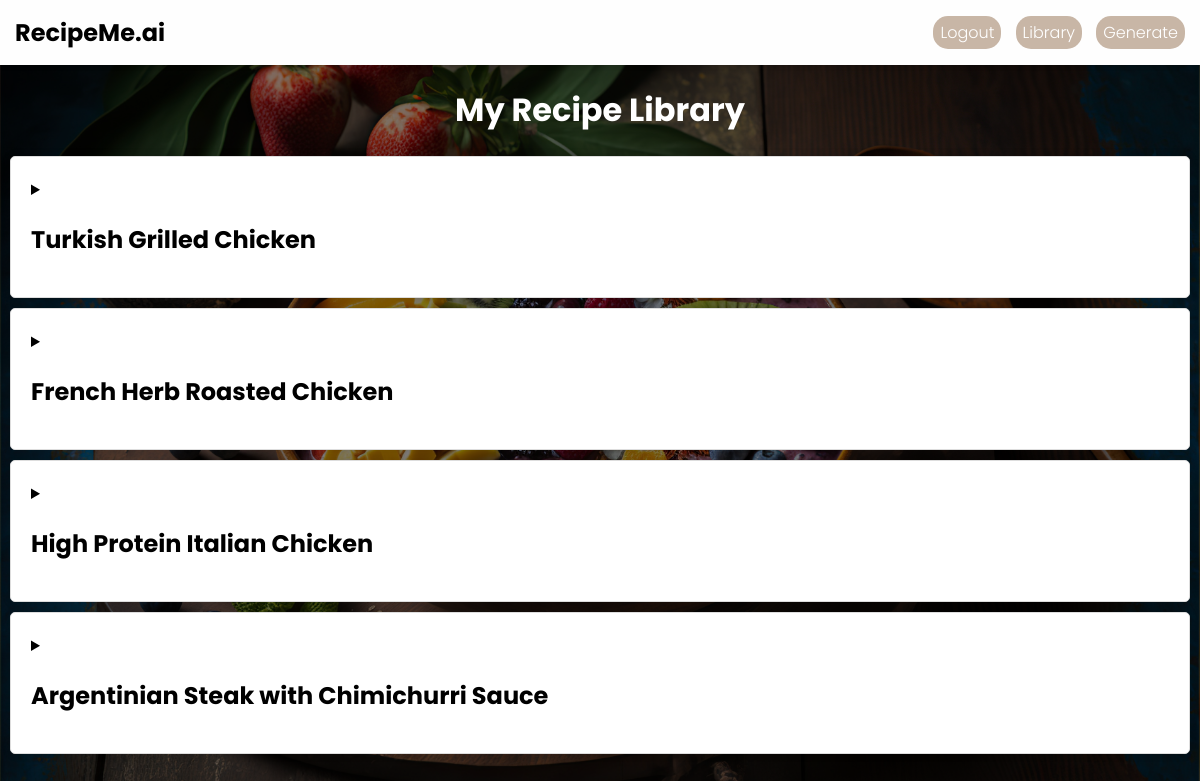
Before: /library (signed in) with the older database file.
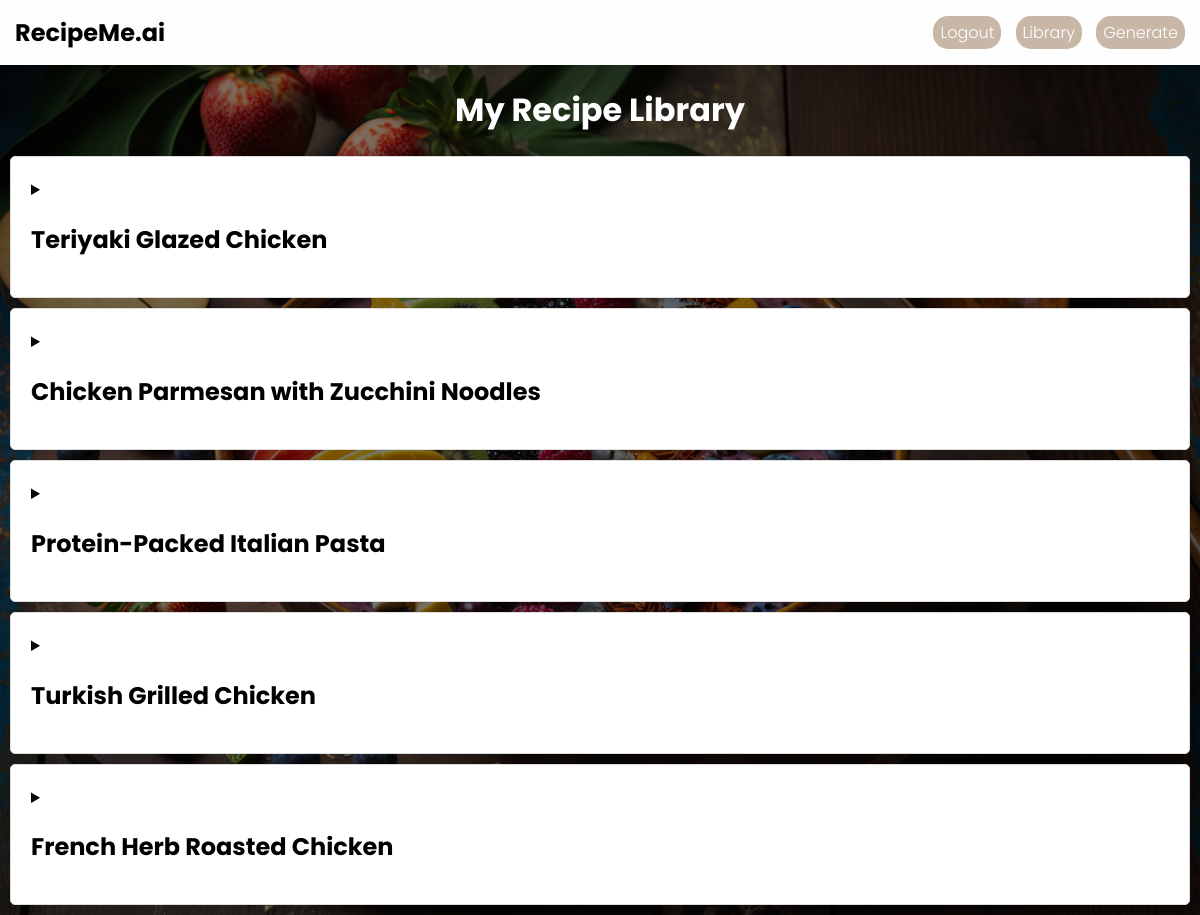
After: the same page with the newer database file.
### recipeMe/models.py (models this page shows, shortened)
class Recipe(db.Model):
    id = db.Column(db.Integer, primary_key = True)
    name = db.Column(db.String(100), nullable = False)
    ingredients = db.Column(db.String(1000), nullable = False)
    directions = db.Column(db.String(1000), nullable = False)
    nutrition_facts = db.Column(db.String(1000), nullable = False)
    date_posted = db.Column(db.DateTime, nullable = False, default = datetime.utcnow)
    user_id = db.Column(db.Integer, db.ForeignKey('user.id'), nullable = False)
    image_url = db.Column(db.String(1000), nullable = False)

### recipeMe/routes.py (the view)
@app.route("/library")
@login_required
def library():
    recipes = Recipe.query.filter_by(user_id=current_user.id).all()  # get all recipes by the current user
    for recipe in recipes:
        recipe.ingredients = json.loads(recipe.ingredients)
        recipe.directions = json.loads(recipe.directions)
    return render_template('library.html', recipes=recipes)  # render the library page with the recipes

### recipeMe/models.py (called while the page is built)
@login_manager.user_loader
def load_user(user_id):
    return User.query.get(int(user_id))

### recipeMe/templates/library.html (shortened to what this page needs)
<!DOCTYPE html>
<html lang="en">
  <head>
    <link
      rel="stylesheet"
      href="{{ url_for('static', filename='library.css') }}"
    />
    <link
      rel="stylesheet"
      href="{{ url_for('static', filename='header.css') }}"
    />
  </head>
  <body>
    <header class="header">
      <a class="logo" href="{{ url_for('home')}}">RecipeMe.ai</a>
      <nav class="nav-links">
        {% if current_user.is_authenticated %}
        <a href="{{ url_for('logout')}}">Logout</a>
        <a href="{{ url_for('library')}}">Library</a>
        <a href="{{ url_for('getFormData')}}">Generate</a>
        {% else %}
        <a href="{{ url_for('login')}}">Login</a>
        <a href="{{ url_for('register')}}">Sign Up</a>
        {% endif %}
      </nav>
    </header>
    <h1>My Recipe Library</h1>
    <div class="container">
      {% for recipe in recipes|reverse %}
      <div class="recipe">
        <details>
          <summary><h2>{{ recipe.name }}</h2></summary>
        </details>
      </div>
      {% endfor %}
    </div>
  </body>
</html>

### recipeMe/static/library.css (style rules this page uses)
body { background: linear-gradient(rgba(0, 0, 0, 0.5), rgba(0, 0, 0, 0.5)), url("../static/images/acai.jpeg") center/cover no-repeat fixed; margin: 0; font-family: Arial, sans-serif; background-color: #e4e4e4; }
.container { display: block; flex-wrap: wrap; justify-content: space-around; margin: 0 auto; max-width: 1200px; padding: 0; }
h1 { color: white; display: flex; align-items: center; justify-content: space-around; }
.recipe { background-color: white; flex: 0 0 calc(33.3333% - 20px); margin: 10px; padding: 20px; border: 1px solid #ddd; border-radius: 5px; box-shadow: 0 0 10px rgba(0, 0, 0, 0.1); }
.recipe h2 { font-size: 1.5em; margin-bottom: 20px; }

### recipeMe/static/header.css (style rules this page uses)
body { margin: 0; font-family: "Poppins", sans-serif; padding: 0; margin: 0; outline: 0; }
.header { display: flex; justify-content: space-between; align-items: center; padding: 15px; background-color: #fefefe; box-shadow: 0 2px 4px 0 rgba(0, 0, 0, 0.1); }
.header .logo { margin-top: 0; color: #000000; align-self: center; justify-self: center; text-decoration: none; font-size: 24px; font-weight: bold; }
.header .nav-links a { padding-top: 5px; padding-bottom: 5px; padding-left: 7px; padding-right: 7px; border-radius: 15px; background-color: #C8B6A6; font-family: "Poppins", sans-serif; font-weight: 300; margin-left: 10px; text-decoration: none; color: white; }

Changed rows visible on the page:
removed Recipe: name "High Protein Italian Chicken"
removed Recipe: name "Argentinian Steak with Chimichurri Sauce"
added Recipe: name "Teriyaki Glazed Chicken"
added Recipe: name "Chicken Parmesan with Zucchini Noodles"
added Recipe: name "Protein-Packed Italian Pasta"
